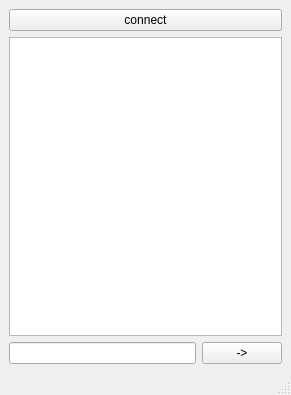
<?xml version="1.0" encoding="UTF-8"?>
<ui version="4.0">
 <class>MainWindow</class>
 <widget class="QMainWindow" name="MainWindow">
  <property name="geometry">
   <rect>
    <x>0</x>
    <y>0</y>
    <width>291</width>
    <height>395</height>
   </rect>
  </property>
  <property name="windowTitle">
   <string>MainWindow</string>
  </property>
  <widget class="QWidget" name="centralwidget">
   <layout class="QGridLayout" name="gridLayout">
    <item row="0" column="0" colspan="2">
     <widget class="QPushButton" name="pushButton">
      <property name="text">
       <string>connect</string>
      </property>
     </widget>
    </item>
    <item row="2" column="0">
     <widget class="QLineEdit" name="lineEdit"/>
    </item>
    <item row="2" column="1">
     <widget class="QPushButton" name="pushButton_2">
      <property name="text">
       <string>-&gt;</string>
      </property>
     </widget>
    </item>
    <item row="1" column="0" colspan="2">
     <widget class="QTextBrowser" name="textBrowser"/>
    </item>
   </layout>
  </widget>
  <widget class="QMenuBar" name="menubar">
   <property name="geometry">
    <rect>
     <x>0</x>
     <y>0</y>
     <width>291</width>
     <height>21</height>
    </rect>
   </property>
  </widget>
  <widget class="QStatusBar" name="statusbar"/>
 </widget>
 <resources/>
 <connections/>
</ui>
